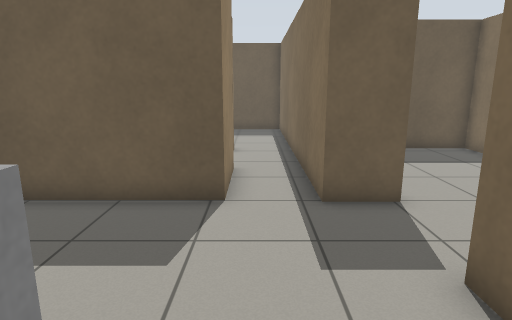
View 1 (above)

24 first-person views from a walk through a robot-simulator world made for Gazebo. The camera is 1.2 m above the floor, tilts 12° down and sees 75° across. The floor is counted in squares, 0.5 m on a side. Each view is taken from the middle of a square. On the plan, view 1 faces up. The plan holds only what a view shows up to about 19 squares ahead; the rest is blank. The place goes on beyond the plan.

View 2
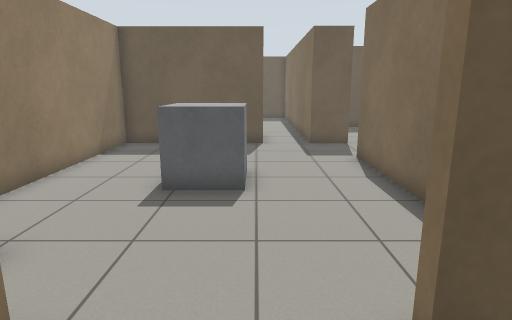

View 3
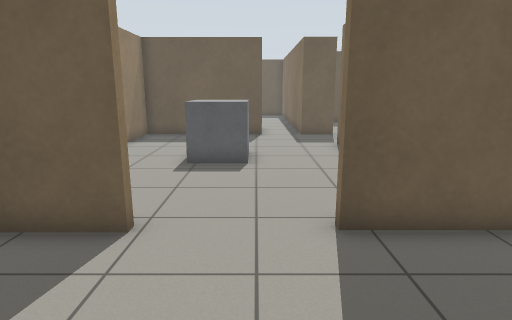

View 4
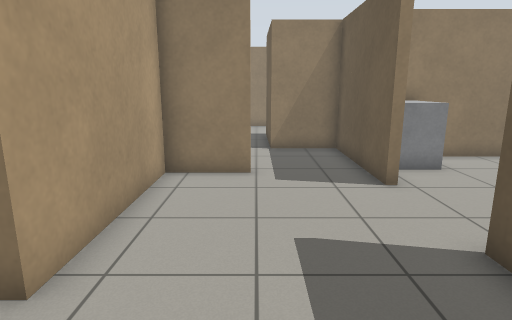

View 5
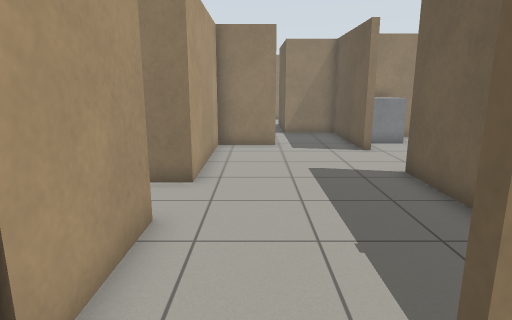

View 6
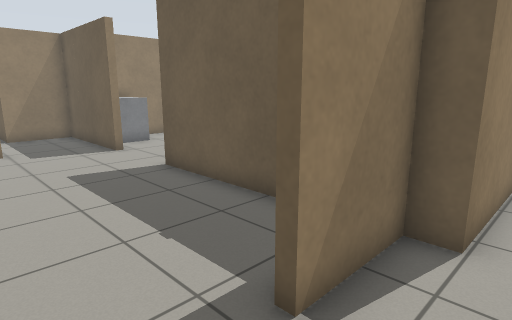

View 7
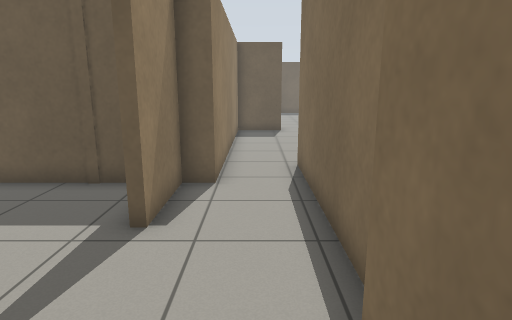

View 8
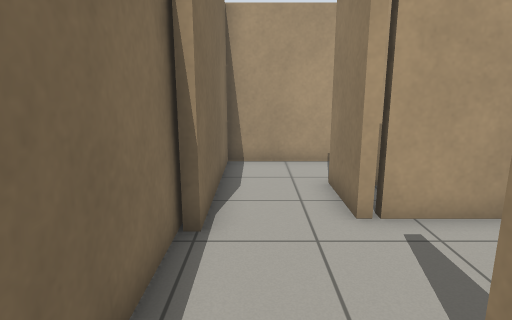

View 9
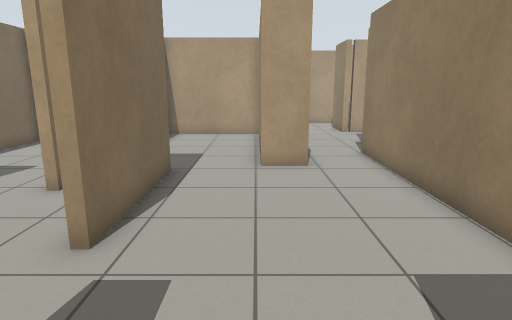

View 10
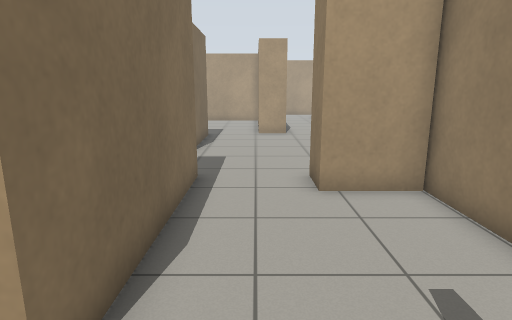

View 11
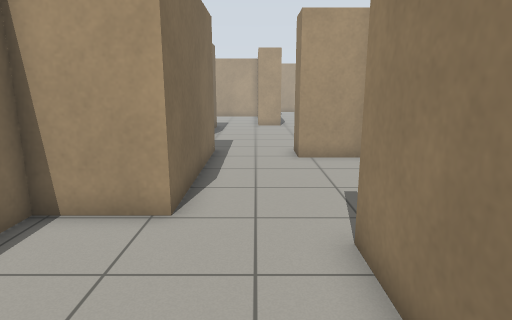

View 12
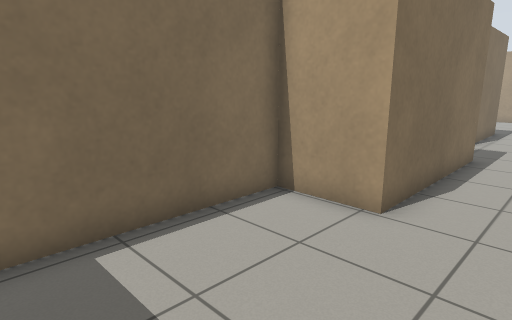

View 13
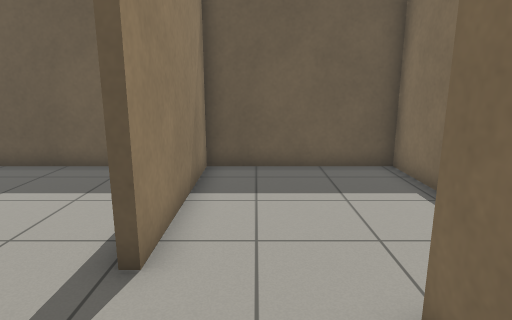

View 14
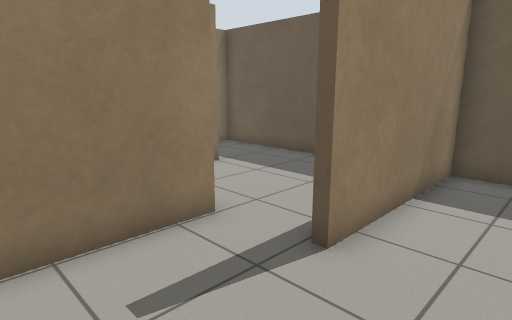

View 15
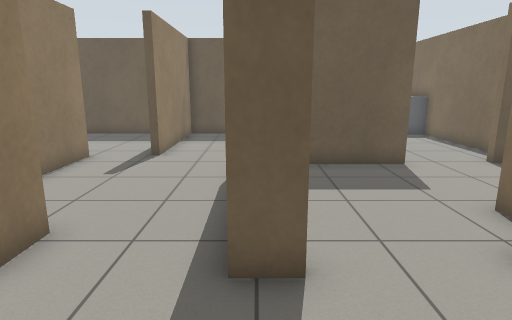

View 16
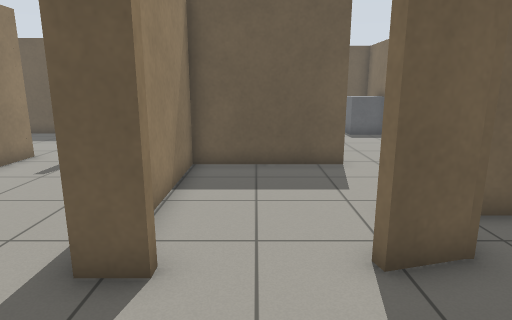

View 17
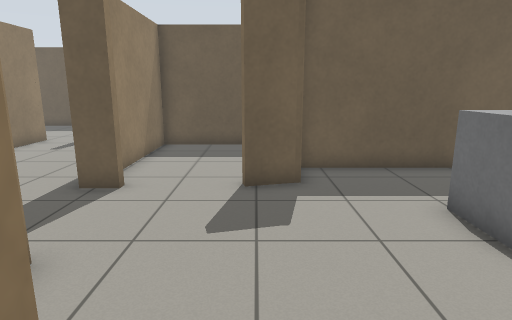

View 18
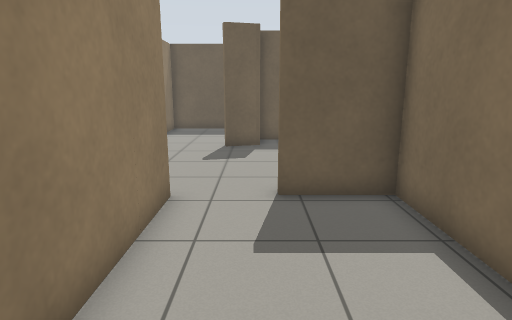

View 19
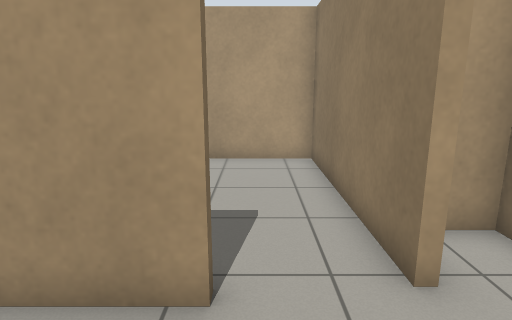

View 20
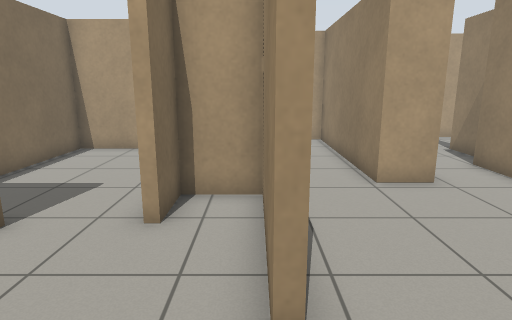

View 21
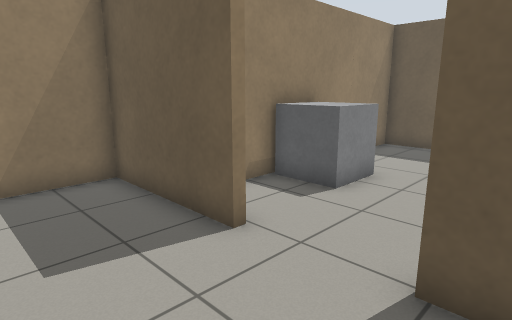

View 22
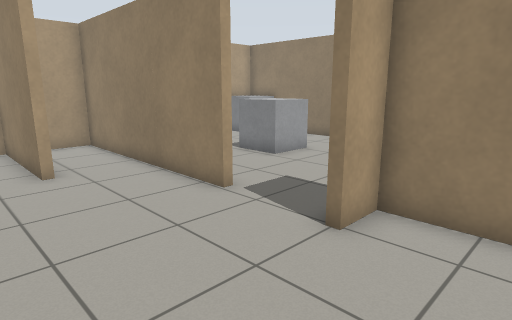

View 23
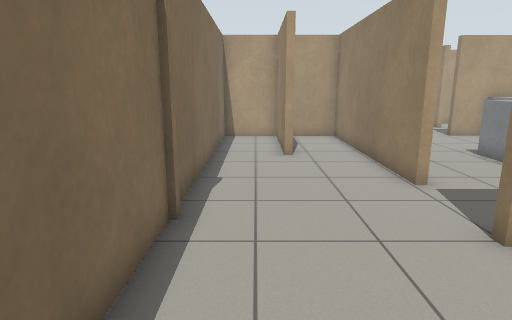

View 24
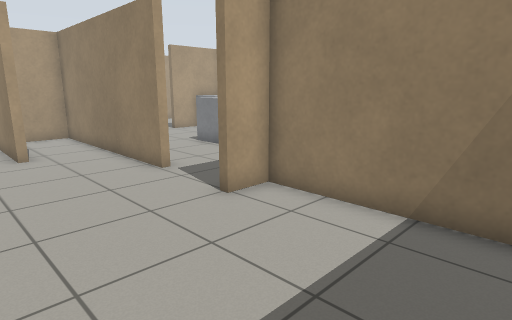

### Floor plan
Points are (right, up) in squares from view 1. A wall is a line through its corners. A room is listed if a view was taken in it or the views show most of it. See-through windows are left out.
Room 1 (view 1)
walls: (2.6, -1.3) (2.6, 3.8) (2.9, 3.8); (-4.5, -5.3) (-3.1, -5.3); (3.3, 7) (1.5, 7) (1.5, 12.4); (-0.7, 10.1) (-0.7, 7) (-6.9, 7) (-6.9, -4.1)
ways out: opening at (-1.5, -5.5) to room 2; opening at (3, 5) to room 11; opening at (-1, 11.5); opening at (0, 13)
objects: grey box (-6, -5) to (-5, -3); grey box (-3, 0) to (-1, 2)
Room 2 (views 2, 3)
walls: (-4.5, -9.1) (-4.5, -11.7) (1.6, -11.7); (2.4, -5.6) (0.4, -5.6)
ways out: opening at (-1.5, -5.5) to room 1; opening at (1.5, -9) to room 3; opening at (-4.5, -7.5)
Room 3 (view 4)
walls: (4.1, -11.9) (8.1, -11.9); (6.6, -5.6) (2.4, -5.6)
ways out: opening at (1.5, -9) to room 2; opening at (3, -11) to room 4; opening at (8, -10) to room 4
Room 4 (views 5, 6, 7, 8)
walls: (8.1, -11.9) (8.1, -14.5); (11.3, -11.9) (11.3, -3.4); (7.5, -17.1) (11, -17.1) (11, -11.2); (1.6, -11.7) (1.6, -12.9); (8.9, -3.4) (8.9, -5.6) (8.1, -5.6) (8.1, -8.5)
ways out: opening at (3, -11) to room 3; opening at (8, -10) to room 3; opening at (10, -4) to room 7
Room 5 (views 9, 13, 14)
walls: (14.6, 5.9) (14.6, 12.9) (15.6, 12.9); (8.9, 14) (8.9, 7.3) (11.4, 7.3) (11.4, 5.7)
ways out: opening at (13.5, 14) to room 6; opening at (13, 6.5) to room 7; opening at (10, 15)
Room 6 (views 10, 11, 12)
walls: (15.6, 12.9) (17.3, 12.9) (17.3, 20.3) (11.4, 20.3) (11.4, 14)
ways out: opening at (13.5, 14) to room 5
Room 7 (view 15)
walls: (15.5, -2.8) (15.5, 2.4); (11.3, -3.4) (12.8, -3.4); (15.8, 5.9) (14.6, 5.9); (8.9, 5.5) (8.9, -3.4)
ways out: opening at (10, -4) to room 4; opening at (13, 6.5) to room 5; opening at (15.7, 4) to room 8; opening at (14.5, -3) to room 12
Room 8 (views 16, 19, 20)
walls: (20.3, 6.5) (18.7, 6.1); (20.5, -0.6) (20.5, -0.3) (22.9, -0.3); (15.8, 2.4) (15.8, -2.4) (17.7, -2.4) (17.7, -0.7) (18, -0.7); (24.6, 8.1) (20.1, 8.1)
ways out: opening at (15.7, 4) to room 7; opening at (19.5, -1) to room 9; opening at (17, 7.7) to room 10
objects: grey box (23, 3) to (24, 4)
Room 9 (views 17, 18)
walls: (18, -0.7) (18, -8.5) (23.2, -8.5) (23.2, -0.6) (20.5, -0.6)
ways out: opening at (19.5, -1) to room 8
Room 10 (view 21)
walls: (19.8, 13) (19.8, 12.6) (14.9, 12.6) (14.9, 7.9); (23.7, 12.8) (22.7, 12.8)
low walls: (19.8, 7.9) (19.8, 8.5)
ways out: opening at (17, 7.7) to room 8; opening at (21, 13)
Room 11 (views 22, 23, 24)
walls: (2.9, 3.8) (2.9, -5.3) (5.1, -5.3); (5.9, -0.1) (5.9, -5.3) (8.6, -5.3) (8.6, 10.1); (8.6, 12.4) (8.6, 13.6) (6.1, 13.6); (1.7, 12.5) (1.7, 7.3) (3.2, 7.3)
ways out: opening at (3, 5) to room 1
Room 12 (no view inside)
walls: (12.8, -3.4) (12.8, -11.1) (17.8, -11.1)
ways out: opening at (14.5, -3) to room 7

Where each view was taken, in squares from view 1:
view 1: 0 up, 0 right, facing up
view 2: 8 down, 1 left, facing up
view 3: 11 down, 1 left, facing up
view 4: 9 down, 5 right, facing left
view 5: 10 down, 10 right, facing left
view 6: 11 down, 10 right, facing up-left
view 7: 14 down, 10 right, facing up
view 8: 6 down, 10 right, facing down
view 9: 7 up, 13 right, facing down
view 10: 15 up, 13 right, facing down
view 11: 19 up, 13 right, facing down
view 12: 19 up, 12 right, facing down-right
view 13: 10 up, 13 right, facing up
view 14: 10 up, 14 right, facing up-left
view 15: 2 up, 15 right, facing up
view 16: 2 up, 17 right, facing up
view 17: 2 down, 19 right, facing up
view 18: 8 down, 20 right, facing up
view 19: 3 up, 20 right, facing down
view 20: 5 up, 16 right, facing down
view 21: 9 up, 24 right, facing up-left
view 22: 10 up, 8 right, facing down-left
view 23: 12 up, 7 right, facing down
view 24: 13 up, 8 right, facing down-left
